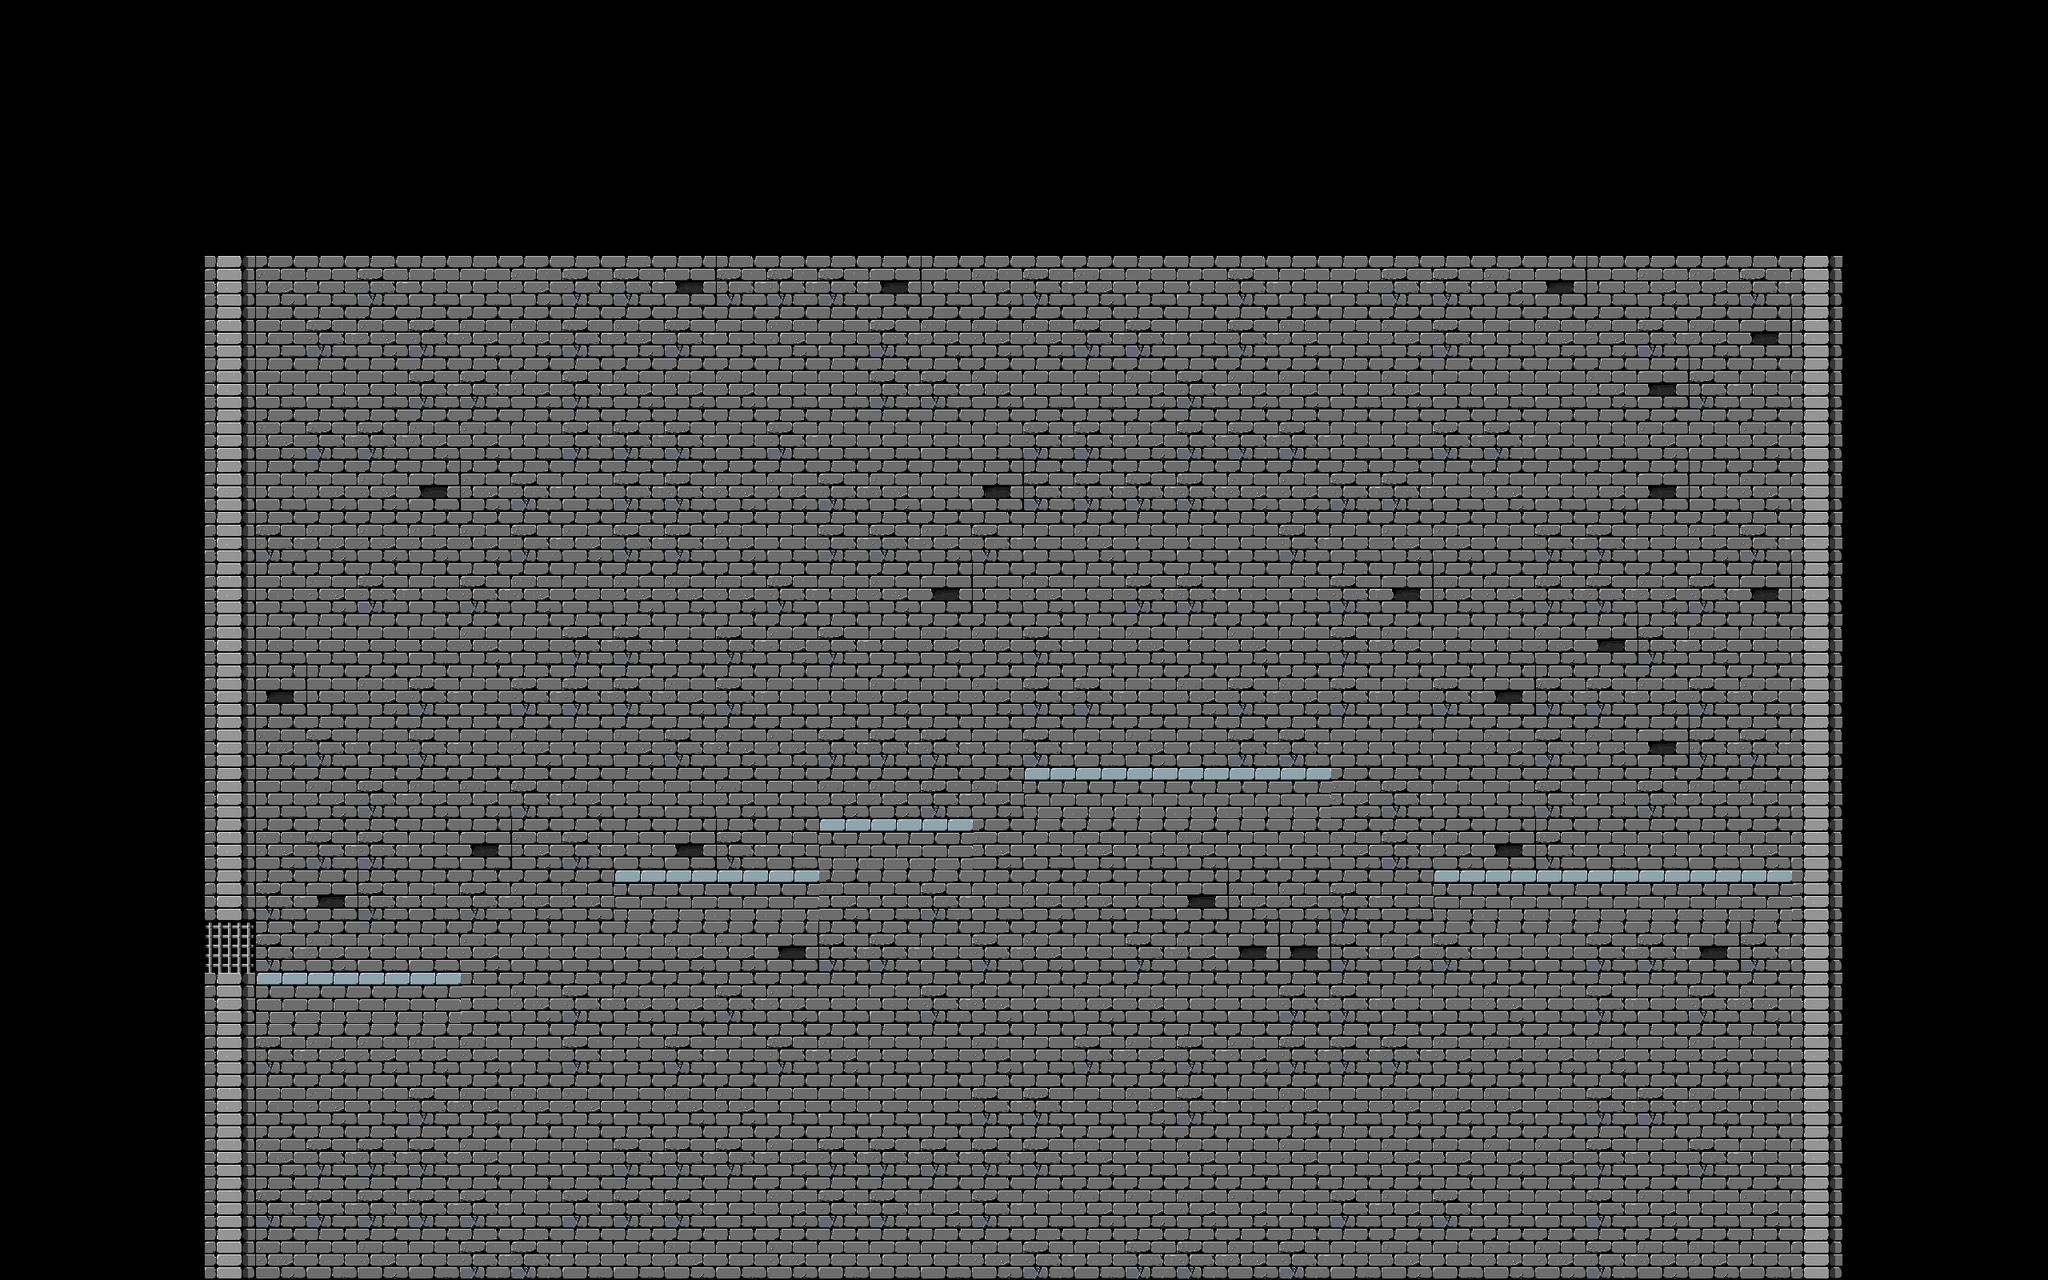

Tiled map render using the project's own tile images. Description and the whole map definition, tile-layer contents included, below:
An orthogonal 40x25 tile map with 64x64 px tiles, 1 tile layer (Level), 3 tilesets and 13 objects (5x Floor).

<map version="2017.05.26" orientation="orthogonal" renderorder="left-down" width="40" height="25" tilewidth="64" tileheight="64" nextobjectid="39">
 <tileset firstgid="1" source="../Tiles/Floor.tsx" />
 <tileset firstgid="2" name="Castle" tilewidth="64" tileheight="64" margin="1" tilecount="24" columns="3">
  <image source="../Tiles/cpa_.png" width="256" height="576" />
 </tileset>
 <tileset firstgid="26" source="../Tiles/Background.tsx" />
 <layer name="Level" width="40" height="25">
  <data encoding="csv">
26,26,26,26,26,26,26,26,26,26,26,26,26,26,26,26,26,26,26,26,26,26,26,26,26,26,26,26,26,26,26,26,26,26,26,26,26,26,26,26,
26,26,26,26,26,26,26,26,26,26,26,26,26,26,26,26,26,26,26,26,26,26,26,26,26,26,26,26,26,26,26,26,26,26,26,26,26,26,26,26,
26,26,26,26,26,26,26,26,26,26,26,26,26,26,26,26,26,26,26,26,26,26,26,26,26,26,26,26,26,26,26,26,26,26,26,26,26,26,26,26,
26,26,26,26,26,26,26,26,26,26,26,26,26,26,26,26,26,26,26,26,26,26,26,26,26,26,26,26,26,26,26,26,26,26,26,26,26,26,26,26,
26,26,26,26,26,26,26,26,26,26,26,26,26,26,26,26,26,26,26,26,26,26,26,26,26,26,26,26,26,26,26,26,26,26,26,26,26,26,26,26,
26,26,26,26,16,12,15,11,15,15,12,11,11,13,11,11,11,13,15,12,11,12,15,15,11,15,15,11,11,12,13,15,12,12,11,16,26,26,26,26,
26,26,26,26,16,15,11,12,11,12,12,11,12,11,15,12,15,11,12,12,12,11,11,15,11,12,15,12,11,15,12,12,11,12,13,16,26,26,26,26,
26,26,26,26,16,15,15,15,11,11,12,11,12,12,12,15,15,11,11,12,15,15,12,11,12,12,15,12,15,15,15,12,13,11,15,16,26,26,26,26,
26,26,26,26,16,12,11,11,12,12,15,11,11,11,15,11,15,15,15,15,11,11,12,11,11,11,15,15,11,11,15,15,12,15,12,16,26,26,26,26,
26,26,26,26,16,15,12,12,13,12,11,15,11,11,12,12,11,12,15,13,11,11,11,11,12,12,11,11,15,12,15,12,13,15,12,16,26,26,26,26,
26,26,26,26,16,11,12,12,12,12,11,12,11,11,12,15,11,11,12,11,15,12,15,15,15,11,15,12,12,15,11,11,15,12,11,16,26,26,26,26,
26,26,26,26,16,15,12,11,15,11,12,15,12,12,12,11,15,12,13,15,12,15,11,11,15,15,11,13,12,12,11,11,12,11,13,16,26,26,26,26,
26,26,26,26,16,15,15,15,15,12,15,11,11,15,11,12,11,15,12,12,11,15,12,15,12,15,11,12,15,15,12,13,11,12,15,16,26,26,26,26,
26,26,26,26,16,13,15,12,11,15,11,11,11,12,11,15,15,12,15,12,11,11,15,12,11,12,11,15,11,13,11,11,12,11,12,16,26,26,26,26,
26,26,26,26,16,12,11,15,11,15,12,15,12,11,12,12,11,11,11,15,11,15,12,15,11,11,15,15,15,12,11,12,13,11,11,16,26,26,26,26,
26,26,26,26,16,15,12,11,12,12,11,12,15,15,12,15,12,12,11,12,1,1,1,1,1,1,12,11,15,15,11,15,11,12,12,16,26,26,26,26,
26,26,26,26,16,12,11,11,15,13,12,11,15,13,11,15,1,1,1,12,15,12,15,12,15,15,12,11,12,13,11,15,15,15,12,16,26,26,26,26,
26,26,26,26,16,11,13,11,15,11,12,12,1,1,1,1,12,15,11,15,12,12,15,13,12,12,11,15,1,1,1,1,1,1,1,16,26,26,26,26,
26,26,26,26,19,11,12,15,15,12,15,15,15,12,12,13,11,11,15,11,12,15,11,12,13,13,11,12,11,15,15,11,11,13,11,16,26,26,26,26,
26,26,26,26,16,1,1,1,1,15,12,11,12,12,11,12,15,15,11,12,15,12,12,15,15,11,11,15,15,12,15,11,15,11,12,16,26,26,26,26,
26,26,26,26,16,11,12,12,12,12,15,11,15,11,15,11,12,15,15,12,15,11,12,11,12,11,11,11,12,12,12,12,15,12,15,16,26,26,26,26,
26,26,26,26,16,15,12,15,11,12,12,12,15,12,12,15,15,15,15,11,11,15,12,11,15,12,15,12,12,12,15,11,11,12,15,16,26,26,26,26,
26,26,26,26,16,12,11,11,11,12,15,15,11,11,11,12,11,11,11,11,11,12,15,12,15,12,15,12,12,12,12,11,15,11,15,16,26,26,26,26,
26,26,26,26,16,11,11,11,11,11,15,11,11,11,15,12,11,11,12,11,15,12,12,12,12,15,11,12,11,15,15,11,12,15,12,16,26,26,26,26,
26,26,26,26,16,12,15,12,15,11,11,15,15,12,15,12,15,15,15,12,11,15,11,11,12,11,15,12,15,12,12,11,12,12,15,16,26,26,26,26
</data>
 </layer>
 <objectgroup name="Wall">
  <object id="12" x="256" y="319" width="62" height="1151" />
  <object id="13" x="2240" y="320" width="63" height="1149">
   <properties>
    <property name="State" value="Wall" />
   </properties>
  </object>
 </objectgroup>
 <objectgroup name="Spawn">
  <object id="27" x="1530" y="928" width="12" height="12">
   <properties>
    <property name="Type" value="Blob" />
   </properties>
  </object>
  <object id="28" x="1961" y="1051" width="15" height="10">
   <properties>
    <property name="Type" value="Blob" />
   </properties>
  </object>
  <object id="29" x="920" y="1056" width="13" height="12">
   <properties>
    <property name="Type" value="Blob" />
   </properties>
  </object>
  <object id="30" x="2037.58" y="1050.45" width="12.1212" height="15.1515">
   <properties>
    <property name="Type" value="Blob" />
   </properties>
  </object>
  <object id="31" x="1872.73" y="1048.48" width="12.1212" height="15.1515">
   <properties>
    <property name="Type" value="Blob" />
   </properties>
  </object>
 </objectgroup>
 <objectgroup name="Treasure">
  <object id="37" x="2154" y="1049" width="15" height="16" />
 </objectgroup>
 <objectgroup name="Floor">
  <object id="7" type="Floor" x="320" y="1215" width="256" height="62" />
  <object id="8" type="Floor" x="769" y="1088" width="253" height="63" />
  <object id="9" type="Floor" x="1025" y="1022" width="191" height="65" />
  <object id="10" type="Floor" x="1281" y="959" width="378" height="64" />
  <object id="11" type="Floor" x="1792" y="1088" width="449" height="60">
   <properties>
    <property name="State" value="Floor" />
   </properties>
  </object>
 </objectgroup>
</map>
